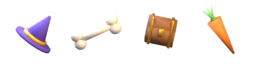
#> input picture ontwerp/steam/begraven/stukken-4x.png, 256 x 64 px
$ python leg_in_aarde.py stukken-4x.png stukken-4x.png
#> lines starting #> are read from the running program, lines starting #| are printed output that depends on the picture
"""Proef: de vier begraven stukken gedempt in de dichte aarde (Mila, 16 nov 2026).
Dempen: kleur 45 procent minder verzadigd en richting de aardekleur, een donker holletje eromheen (het gat waarin
het ligt), en kruimels aarde over de bovenrand, zodat ze in de grond zitten en niet erop plakken.
Uit: proef-4x.png (bladpixels) en proef-1x.png (spelpixels, ware grootte), en proef-1x-strook-3x.png om te kijken.
Gebruik: python3 leg_in_aarde.py <hol_proef.png> <stukken-4x.png>
"""
import sys
import numpy as np
from PIL import Image, ImageFilter
hol, stuk = Image.open(sys.argv[1]).convert('RGBA'), Image.open(sys.argv[2]).convert('RGBA')
#> hol is the input picture: PIL image 256x64 RGBA; mean R, G, B, A 33.2, 25.7, 23.1, 39.5
tegel = hol.crop((76, 14, 140, 70))                     # dichte aarde uit het echte 3D-stuk, zonder bovenrand
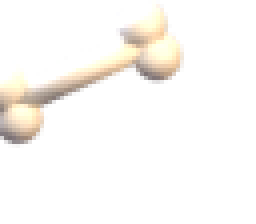
#> tegel: PIL image 64x56 RGBA (shown 4 times larger); mean R, G, B, A 43, 40.5, 37, 40.9; transparent parts drawn white
B, H = 64 * 30, 64 * 3                                  # 30 cellen breed, 3 rijen
veld = Image.new('RGBA', (B, H))
#> veld: PIL image 1920x192 RGBA; every value is 0
for x in range(0, B, tegel.width):
    for y in range(0, H, tegel.height): veld.paste(tegel, (x, y))
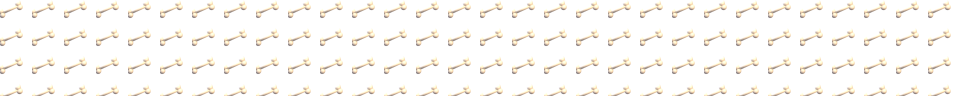
#> veld: PIL image 1920x192 RGBA (shown at 1/2 size); mean R, G, B, A 47.9, 45.3, 41.3, 45.2; transparent parts drawn white
aarde = np.asarray(tegel, dtype=np.float32)[..., :3].reshape(-1, 3).mean(0)
#> aarde = [43.01, 40.54, 36.99]
rng = np.random.default_rng(7)

def demp(vak):
    a = np.asarray(vak, dtype=np.float32) / 255
    rgb, al = a[..., :3], a[..., 3:]
    grijs = rgb.mean(-1, keepdims=True)
    rgb = rgb * 0.65 + grijs * 0.35                     # minder verzadigd
    rgb = rgb * 0.72 + (aarde / 255) * 0.28             # richting de aarde
    rgb *= 0.88
    # kruimels: de bovenste rand van het stuk wordt hier en daar aarde
    ys = np.argmax(al[..., 0] > 0.5, axis=0)
    ruis = rng.random(al.shape[:2])
    yy = np.arange(al.shape[0])[:, None]
    kruim = (yy < ys[None, :] + 3) & (ruis < 0.4) & (al[..., 0] > 0.5)
    rgb[kruim] = rgb[kruim] * 0.25 + (aarde / 255) * 0.85
    return Image.fromarray((np.dstack([np.clip(rgb, 0, 1), al]) * 255).astype(np.uint8))

def holletje(vak):
    al = vak.split()[3].filter(ImageFilter.MaxFilter(7)).filter(ImageFilter.GaussianBlur(3))
    zwart = Image.new('RGBA', vak.size, (40, 18, 16, 0)); zwart.putalpha(al.point(lambda v: int(v * 0.55)))
    return zwart

PLEK = [(3, 1, 0), (11, 2, 1), (18, 1, 2), (26, 0, 3)]   # (cel, rij, welk stuk): ver uit elkaar
for cel, rij, i in PLEK:
    vak = stuk.crop((i * 64, 0, i * 64 + 64, 64))
    veld.alpha_composite(holletje(vak), (cel * 64, rij * 64))
    veld.alpha_composite(demp(vak), (cel * 64, rij * 64))
#> this loop made 4 passes
#> pass 1, `vak = stuk.crop((i * 64, 0, i * 64 + 64, 64))`:
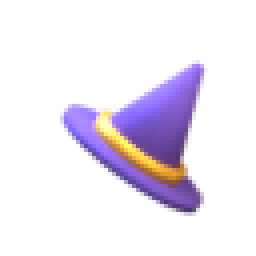
#> vak: PIL image 64x64 RGBA (shown 4 times larger); mean R, G, B, A 26.6, 20, 33.8, 41.6; transparent parts drawn white
#> pass 1, in holletje, `al = vak.split()[3].filter(ImageFilter.MaxFilter(7)).filter(ImageFilte..`:
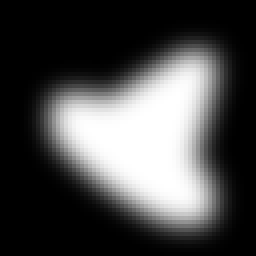
#> al: PIL image 64x64 L (shown 4 times larger); min 0, max 255, mean 73.3
#> after the loop:
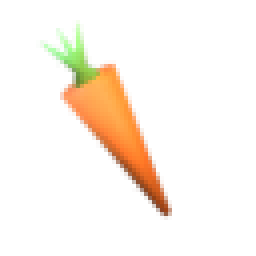
#> vak: PIL image 64x64 RGBA (shown 4 times larger); mean R, G, B, A 27.6, 19.4, 8.8, 25.3; transparent parts drawn white
veld.save('proef-4x.png')
klein = veld.resize((B // 4, H // 4), Image.LANCZOS); klein.save('proef-1x.png')
#> after `klein = veld.resize((B // 4, H // 4), Image.LANCZOS)`:
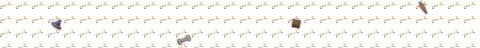
#> klein: PIL image 480x48 RGBA; mean R, G, B, A 100.3, 93.7, 87.5, 47.7; transparent parts drawn white
klein.resize((B // 4 * 3, H // 4 * 3), Image.NEAREST).save('proef-1x-strook-3x.png')
# naast elkaar: elk stuk op 4x, en dezelfde op 1x vergroot
rij = Image.new('RGBA', (4 * 136, 136), (30, 30, 30, 255))
for k, (cel, r, i) in enumerate(PLEK):
    y0 = min(max(0, r * 64 - 16), H - 96); rij.paste(veld.crop((cel * 64 - 16, y0, cel * 64 + 80, y0 + 96)).resize((128, 128)), (k * 136 + 4, 4))
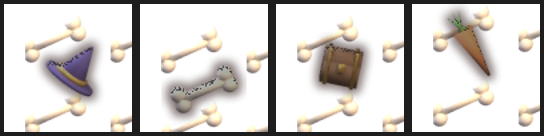
#> rij: PIL image 544x136 RGBA; mean R, G, B, A 53.8, 47.9, 44.1, 87.8; transparent parts drawn white
rij.save('proef-stukken-4x.png'); print('klaar')
#| klaar
